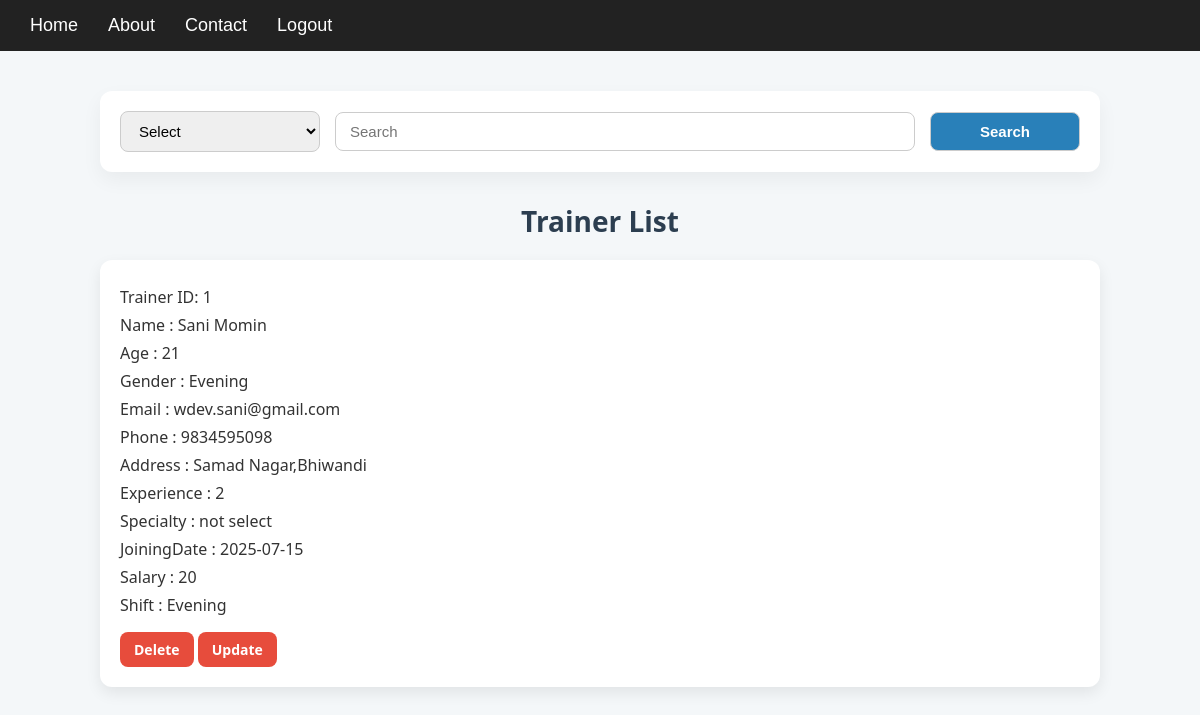
/TrainerList/, run on the app's committed database.
### calc/models.py (models this page shows, shortened)
class Trainer(models.Model):
    name = models.CharField(max_length=50)
    age = models.IntegerField()
    gender = models.CharField(max_length=25)
    email = models.CharField(max_length=50)
    phone = models.CharField(max_length=13)
    address = models.CharField(max_length=100)
    experience = models.IntegerField()
    specialty = models.CharField(max_length=100)
    joiningDate = models.CharField(max_length=20)
    salary = models.IntegerField()
    shift = models.CharField(max_length=20)

### calc/views.py (the view)
# urls.py: path('TrainerList/',views.TrainerList,name="trainerList"),
def TrainerList(request):
    trainer = Trainer.objects.all()
    return render(request, 'TrainerList.html', {'trainers': trainer})

### Template/TrainerList.html (shortened to what this page needs)
{% load static %}
<!DOCTYPE html>
<html lang="en">
  <head>
    <link rel="stylesheet" href="{% static 'css/TrainerList.css' %}" />
  </head>
  <body>
    {% include 'Navbar.html' %}
    <div class="TrainerList-wrapper">
      <form
        action="{% url 'searchedTra' %}"
        method="POST"
        class="TrainerList-searchForm"
      >
        <select name="select" required>
          <option value="">Select</option>
        </select>
        <input type="search" name="search" placeholder="Search" required />
        <button type="submit">Search</button>
      </form>
      <h2>Trainer List</h2>
      {% for trainer in trainers %}
      <div class="TrainerList-memberDetails">
        <p>Trainer ID: {{ trainer.id }}</p>
        <p>Name : {{ trainer.name }}</p>
        <p>Age : {{ trainer.age }}</p>
        <p>Gender : {{ trainer.gender }}</p>
        <p>Email : {{ trainer.email }}</p>
        <p>Phone : {{ trainer.phone }}</p>
        <p>Address : {{ trainer.address }}</p>
        <p>Experience : {{ trainer.experience }}</p>
        <p>Specialty : {{ trainer.specialty }}</p>
        <p>JoiningDate : {{ trainer.joiningDate }}</p>
        <p>Salary : {{ trainer.salary }}</p>
        <p>Shift : {{ trainer.shift }}</p>
        <a
          href="{% url 'deleteTrainer' trainer.id %}"
          class="TrainerList-delete-button"
        >
          Delete
        </a>
        <a
          href="{% url 'updateTrainer' trainer.id %}"
          class="TrainerList-delete-button"
        >
          Update
        </a>
      </div>
      {% endfor %}
    </div>
  </body>
</html>

### static/css/TrainerList.css (style rules this page uses)
* { margin: 0; padding: 0; }
body { font-family: "Segoe UI", sans-serif; background-color: #f4f7f9; margin: 0; padding: 0; }
.TrainerList-wrapper { max-width: 1000px; margin: 40px auto; padding: 0 20px; }
.TrainerList-searchForm { display: flex; flex-wrap: wrap; gap: 15px; margin-bottom: 30px; align-items: center; justify-content: space-between; background-color: #fff; padding: 20px; border-radius: 12px; box-shadow: 0 8px 20px rgba(0, 0, 0, 0.05); }
.TrainerList-searchForm select, .TrainerList-searchForm input { padding: 10px 14px; font-size: 15px; border: 1px solid #ccc; border-radius: 8px; flex: 1 1 30%; min-width: 200px; }
.TrainerList-searchForm select { max-width: 150px; }
.TrainerList-searchForm button { max-width: 150px; background-color: #2980b9; color: white; padding: 10px 14px; font-size: 15px; font-weight: bold; border: 1px solid #ccc; border-radius: 8px; cursor: pointer; flex: 1 1 30%; transition: 0.3s; }
h2 { margin-top: 20px; font-size: 28px; color: #2c3e50; text-align: center; }
.TrainerList-memberDetails { background-color: #ffffff; margin-top: 20px; padding: 20px; border-radius: 12px; box-shadow: 0 6px 15px rgba(0, 0, 0, 0.08); }
.TrainerList-memberDetails p { margin: 6px 0; color: #333; font-size: 16px; }
.TrainerList-delete-button { display: inline-block; margin-top: 10px; padding: 8px 14px; background-color: #e74c3c; color: white; text-decoration: none; border-radius: 8px; font-size: 14px; font-weight: bold; transition: background-color 0.3s ease; }

### data on the page
Trainer: id "1", name "Sani Momin", age "21", gender "Evening", email "wdev.sani@gmail.com", phone "9834595098", address "Samad Nagar,Bhiwandi", experience "2", specialty "not select", joiningDate "2025-07-15", salary "20", shift "Evening"
